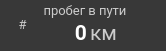
     <widget class="QFrame" name="f_dist_trip">
      <property name="geometry">
       <rect>
        <x>20</x>
        <y>260</y>
        <width>166</width>
        <height>51</height>
       </rect>
      </property>
      <property name="minimumSize">
       <size>
        <width>166</width>
        <height>51</height>
       </size>
      </property>
      <property name="maximumSize">
       <size>
        <width>166</width>
        <height>51</height>
       </size>
      </property>
      <property name="styleSheet">
       <string notr="true">background-color: #383838;
border-radius: 20px;</string>
      </property>
      <property name="frameShape">
       <enum>QFrame::StyledPanel</enum>
      </property>
      <property name="frameShadow">
       <enum>QFrame::Raised</enum>
      </property>
      <widget class="QLabel" name="stat_dist_trip_text">
       <property name="geometry">
        <rect>
         <x>30</x>
         <y>0</y>
         <width>110</width>
         <height>20</height>
        </rect>
       </property>
       <property name="minimumSize">
        <size>
         <width>110</width>
         <height>20</height>
        </size>
       </property>
       <property name="maximumSize">
        <size>
         <width>110</width>
         <height>20</height>
        </size>
       </property>
       <property name="palette">
        <palette>
         <active>
          <colorrole role="WindowText">
           <brush brushstyle="SolidPattern">
            <color alpha="255">
             <red>204</red>
             <green>204</green>
             <blue>204</blue>
            </color>
           </brush>
          </colorrole>
          <colorrole role="Button">
           <brush brushstyle="SolidPattern">
            <color alpha="255">
             <red>56</red>
             <green>56</green>
             <blue>56</blue>
            </color>
           </brush>
          </colorrole>
          <colorrole role="Text">
           <brush brushstyle="SolidPattern">
            <color alpha="255">
             <red>204</red>
             <green>204</green>
             <blue>204</blue>
            </color>
           </brush>
          </colorrole>
          <colorrole role="ButtonText">
           <brush brushstyle="SolidPattern">
            <color alpha="255">
             <red>204</red>
             <green>204</green>
             <blue>204</blue>
            </color>
           </brush>
          </colorrole>
          <colorrole role="Base">
           <brush brushstyle="SolidPattern">
            <color alpha="255">
             <red>56</red>
             <green>56</green>
             <blue>56</blue>
            </color>
           </brush>
          </colorrole>
          <colorrole role="Window">
           <brush brushstyle="SolidPattern">
            <color alpha="255">
             <red>56</red>
             <green>56</green>
             <blue>56</blue>
            </color>
           </brush>
          </colorrole>
         </active>
         <inactive>
          <colorrole role="WindowText">
           <brush brushstyle="SolidPattern">
            <color alpha="255">
             <red>204</red>
             <green>204</green>
             <blue>204</blue>
            </color>
           </brush>
          </colorrole>
          <colorrole role="Button">
           <brush brushstyle="SolidPattern">
            <color alpha="255">
             <red>56</red>
             <green>56</green>
             <blue>56</blue>
            </color>
           </brush>
          </colorrole>
          <colorrole role="Text">
           <brush brushstyle="SolidPattern">
            <color alpha="255">
             <red>204</red>
             <green>204</green>
             <blue>204</blue>
            </color>
           </brush>
          </colorrole>
          <colorrole role="ButtonText">
           <brush brushstyle="SolidPattern">
            <color alpha="255">
             <red>204</red>
             <green>204</green>
             <blue>204</blue>
            </color>
           </brush>
          </colorrole>
          <colorrole role="Base">
           <brush brushstyle="SolidPattern">
            <color alpha="255">
             <red>56</red>
             <green>56</green>
             <blue>56</blue>
            </color>
           </brush>
          </colorrole>
          <colorrole role="Window">
           <brush brushstyle="SolidPattern">
            <color alpha="255">
             <red>56</red>
             <green>56</green>
             <blue>56</blue>
            </color>
           </brush>
          </colorrole>
         </inactive>
         <disabled>
          <colorrole role="WindowText">
           <brush brushstyle="SolidPattern">
            <color alpha="255">
             <red>204</red>
             <green>204</green>
             <blue>204</blue>
            </color>
           </brush>
          </colorrole>
          <colorrole role="Button">
           <brush brushstyle="SolidPattern">
            <color alpha="255">
             <red>56</red>
             <green>56</green>
             <blue>56</blue>
            </color>
           </brush>
          </colorrole>
          <colorrole role="Text">
           <brush brushstyle="SolidPattern">
            <color alpha="255">
             <red>204</red>
             <green>204</green>
             <blue>204</blue>
            </color>
           </brush>
          </colorrole>
          <colorrole role="ButtonText">
           <brush brushstyle="SolidPattern">
            <color alpha="255">
             <red>204</red>
             <green>204</green>
             <blue>204</blue>
            </color>
           </brush>
          </colorrole>
          <colorrole role="Base">
           <brush brushstyle="SolidPattern">
            <color alpha="255">
             <red>56</red>
             <green>56</green>
             <blue>56</blue>
            </color>
           </brush>
          </colorrole>
          <colorrole role="Window">
           <brush brushstyle="SolidPattern">
            <color alpha="255">
             <red>56</red>
             <green>56</green>
             <blue>56</blue>
            </color>
           </brush>
          </colorrole>
         </disabled>
        </palette>
       </property>
       <property name="font">
        <font>
         <family>Roboto</family>
         <pointsize>10</pointsize>
        </font>
       </property>
       <property name="styleSheet">
        <string notr="true">color: #CCCCCC;</string>
       </property>
       <property name="text">
        <string>пробег в пути</string>
       </property>
       <property name="alignment">
        <set>Qt::AlignCenter</set>
       </property>
      </widget>
      <widget class="QLabel" name="stat_dist_trip">
       <property name="geometry">
        <rect>
         <x>42</x>
         <y>20</y>
         <width>45</width>
         <height>25</height>
        </rect>
       </property>
       <property name="minimumSize">
        <size>
         <width>45</width>
         <height>25</height>
        </size>
       </property>
       <property name="maximumSize">
        <size>
         <width>45</width>
         <height>25</height>
        </size>
       </property>
       <property name="palette">
        <palette>
         <active>
          <colorrole role="WindowText">
           <brush brushstyle="SolidPattern">
            <color alpha="255">
             <red>255</red>
             <green>255</green>
             <blue>255</blue>
            </color>
           </brush>
          </colorrole>
          <colorrole role="Button">
           <brush brushstyle="SolidPattern">
            <color alpha="255">
             <red>56</red>
             <green>56</green>
             <blue>56</blue>
            </color>
           </brush>
          </colorrole>
          <colorrole role="Text">
           <brush brushstyle="SolidPattern">
            <color alpha="255">
             <red>255</red>
             <green>255</green>
             <blue>255</blue>
            </color>
           </brush>
          </colorrole>
          <colorrole role="ButtonText">
           <brush brushstyle="SolidPattern">
            <color alpha="255">
             <red>255</red>
             <green>255</green>
             <blue>255</blue>
            </color>
           </brush>
          </colorrole>
          <colorrole role="Base">
           <brush brushstyle="SolidPattern">
            <color alpha="255">
             <red>56</red>
             <green>56</green>
             <blue>56</blue>
            </color>
           </brush>
          </colorrole>
          <colorrole role="Window">
           <brush brushstyle="SolidPattern">
            <color alpha="255">
             <red>56</red>
             <green>56</green>
             <blue>56</blue>
            </color>
           </brush>
          </colorrole>
         </active>
         <inactive>
          <colorrole role="WindowText">
           <brush brushstyle="SolidPattern">
            <color alpha="255">
             <red>255</red>
             <green>255</green>
             <blue>255</blue>
            </color>
           </brush>
          </colorrole>
          <colorrole role="Button">
           <brush brushstyle="SolidPattern">
            <color alpha="255">
             <red>56</red>
             <green>56</green>
             <blue>56</blue>
            </color>
           </brush>
          </colorrole>
          <colorrole role="Text">
           <brush brushstyle="SolidPattern">
            <color alpha="255">
             <red>255</red>
             <green>255</green>
             <blue>255</blue>
            </color>
           </brush>
          </colorrole>
          <colorrole role="ButtonText">
           <brush brushstyle="SolidPattern">
            <color alpha="255">
             <red>255</red>
             <green>255</green>
             <blue>255</blue>
            </color>
           </brush>
          </colorrole>
          <colorrole role="Base">
           <brush brushstyle="SolidPattern">
            <color alpha="255">
             <red>56</red>
             <green>56</green>
             <blue>56</blue>
            </color>
           </brush>
          </colorrole>
          <colorrole role="Window">
           <brush brushstyle="SolidPattern">
            <color alpha="255">
             <red>56</red>
             <green>56</green>
             <blue>56</blue>
            </color>
           </brush>
          </colorrole>
         </inactive>
         <disabled>
          <colorrole role="WindowText">
           <brush brushstyle="SolidPattern">
            <color alpha="255">
             <red>255</red>
             <green>255</green>
             <blue>255</blue>
            </color>
           </brush>
          </colorrole>
          <colorrole role="Button">
           <brush brushstyle="SolidPattern">
            <color alpha="255">
             <red>56</red>
             <green>56</green>
             <blue>56</blue>
            </color>
           </brush>
          </colorrole>
          <colorrole role="Text">
           <brush brushstyle="SolidPattern">
            <color alpha="255">
             <red>255</red>
             <green>255</green>
             <blue>255</blue>
            </color>
           </brush>
          </colorrole>
          <colorrole role="ButtonText">
           <brush brushstyle="SolidPattern">
            <color alpha="255">
             <red>255</red>
             <green>255</green>
             <blue>255</blue>
            </color>
           </brush>
          </colorrole>
          <colorrole role="Base">
           <brush brushstyle="SolidPattern">
            <color alpha="255">
             <red>56</red>
             <green>56</green>
             <blue>56</blue>
            </color>
           </brush>
          </colorrole>
          <colorrole role="Window">
           <brush brushstyle="SolidPattern">
            <color alpha="255">
             <red>56</red>
             <green>56</green>
             <blue>56</blue>
            </color>
           </brush>
          </colorrole>
         </disabled>
        </palette>
       </property>
       <property name="font">
        <font>
         <family>Roboto</family>
         <pointsize>16</pointsize>
         <weight>75</weight>
         <bold>true</bold>
        </font>
       </property>
       <property name="styleSheet">
        <string notr="true">color: rgb(255, 255, 255);</string>
       </property>
       <property name="text">
        <string>0</string>
       </property>
       <property name="alignment">
        <set>Qt::AlignRight|Qt::AlignTrailing|Qt::AlignVCenter</set>
       </property>
      </widget>
      <widget class="QLabel" name="stat_dist_trip_unit">
       <property name="geometry">
        <rect>
         <x>90</x>
         <y>20</y>
         <width>70</width>
         <height>25</height>
        </rect>
       </property>
       <property name="minimumSize">
        <size>
         <width>70</width>
         <height>25</height>
        </size>
       </property>
       <property name="maximumSize">
        <size>
         <width>70</width>
         <height>25</height>
        </size>
       </property>
       <property name="palette">
        <palette>
         <active>
          <colorrole role="WindowText">
           <brush brushstyle="SolidPattern">
            <color alpha="255">
             <red>204</red>
             <green>204</green>
             <blue>204</blue>
            </color>
           </brush>
          </colorrole>
          <colorrole role="Button">
           <brush brushstyle="SolidPattern">
            <color alpha="0">
             <red>255</red>
             <green>255</green>
             <blue>255</blue>
            </color>
           </brush>
          </colorrole>
          <colorrole role="Text">
           <brush brushstyle="SolidPattern">
            <color alpha="255">
             <red>204</red>
             <green>204</green>
             <blue>204</blue>
            </color>
           </brush>
          </colorrole>
          <colorrole role="ButtonText">
           <brush brushstyle="SolidPattern">
            <color alpha="255">
             <red>204</red>
             <green>204</green>
             <blue>204</blue>
            </color>
           </brush>
          </colorrole>
          <colorrole role="Base">
           <brush brushstyle="SolidPattern">
            <color alpha="0">
             <red>255</red>
             <green>255</green>
             <blue>255</blue>
            </color>
           </brush>
          </colorrole>
          <colorrole role="Window">
           <brush brushstyle="SolidPattern">
            <color alpha="0">
             <red>255</red>
             <green>255</green>
             <blue>255</blue>
            </color>
           </brush>
          </colorrole>
         </active>
         <inactive>
          <colorrole role="WindowText">
           <brush brushstyle="SolidPattern">
            <color alpha="255">
             <red>204</red>
             <green>204</green>
             <blue>204</blue>
            </color>
           </brush>
          </colorrole>
          <colorrole role="Button">
           <brush brushstyle="SolidPattern">
            <color alpha="0">
             <red>255</red>
             <green>255</green>
             <blue>255</blue>
            </color>
           </brush>
          </colorrole>
          <colorrole role="Text">
           <brush brushstyle="SolidPattern">
            <color alpha="255">
             <red>204</red>
             <green>204</green>
             <blue>204</blue>
            </color>
           </brush>
          </colorrole>
          <colorrole role="ButtonText">
           <brush brushstyle="SolidPattern">
            <color alpha="255">
             <red>204</red>
             <green>204</green>
             <blue>204</blue>
            </color>
           </brush>
          </colorrole>
          <colorrole role="Base">
           <brush brushstyle="SolidPattern">
            <color alpha="0">
             <red>255</red>
             <green>255</green>
             <blue>255</blue>
            </color>
           </brush>
          </colorrole>
          <colorrole role="Window">
           <brush brushstyle="SolidPattern">
            <color alpha="0">
             <red>255</red>
             <green>255</green>
             <blue>255</blue>
            </color>
           </brush>
          </colorrole>
         </inactive>
         <disabled>
          <colorrole role="WindowText">
           <brush brushstyle="SolidPattern">
            <color alpha="255">
             <red>204</red>
             <green>204</green>
             <blue>204</blue>
            </color>
           </brush>
          </colorrole>
          <colorrole role="Button">
           <brush brushstyle="SolidPattern">
            <color alpha="0">
             <red>255</red>
             <green>255</green>
             <blue>255</blue>
            </color>
           </brush>
          </colorrole>
          <colorrole role="Text">
           <brush brushstyle="SolidPattern">
            <color alpha="255">
             <red>204</red>
             <green>204</green>
             <blue>204</blue>
            </color>
           </brush>
          </colorrole>
          <colorrole role="ButtonText">
           <brush brushstyle="SolidPattern">
            <color alpha="255">
             <red>204</red>
             <green>204</green>
             <blue>204</blue>
            </color>
           </brush>
          </colorrole>
          <colorrole role="Base">
           <brush brushstyle="SolidPattern">
            <color alpha="0">
             <red>255</red>
             <green>255</green>
             <blue>255</blue>
            </color>
           </brush>
          </colorrole>
          <colorrole role="Window">
           <brush brushstyle="SolidPattern">
            <color alpha="0">
             <red>255</red>
             <green>255</green>
             <blue>255</blue>
            </color>
           </brush>
          </colorrole>
         </disabled>
        </palette>
       </property>
       <property name="font">
        <font>
         <family>Roboto</family>
         <pointsize>16</pointsize>
        </font>
       </property>
       <property name="styleSheet">
        <string notr="true">color: #CCCCCC;
background-color: rgba(255, 255, 255, 0);</string>
       </property>
       <property name="text">
        <string>км</string>
       </property>
       <property name="alignment">
        <set>Qt::AlignLeading|Qt::AlignLeft|Qt::AlignVCenter</set>
       </property>
      </widget>
      <widget class="QLabel" name="stat_dist_trip_icon">
       <property name="geometry">
        <rect>
         <x>10</x>
         <y>12</y>
         <width>25</width>
         <height>25</height>
        </rect>
       </property>
       <property name="palette">
        <palette>
         <active>
          <colorrole role="WindowText">
           <brush brushstyle="SolidPattern">
            <color alpha="255">
             <red>204</red>
             <green>204</green>
             <blue>204</blue>
            </color>
           </brush>
          </colorrole>
          <colorrole role="Button">
           <brush brushstyle="SolidPattern">
            <color alpha="255">
             <red>56</red>
             <green>56</green>
             <blue>56</blue>
            </color>
           </brush>
          </colorrole>
          <colorrole role="Text">
           <brush brushstyle="SolidPattern">
            <color alpha="255">
             <red>204</red>
             <green>204</green>
             <blue>204</blue>
            </color>
           </brush>
          </colorrole>
          <colorrole role="ButtonText">
           <brush brushstyle="SolidPattern">
            <color alpha="255">
             <red>204</red>
             <green>204</green>
             <blue>204</blue>
            </color>
           </brush>
          </colorrole>
          <colorrole role="Base">
           <brush brushstyle="SolidPattern">
            <color alpha="255">
             <red>56</red>
             <green>56</green>
             <blue>56</blue>
            </color>
           </brush>
          </colorrole>
          <colorrole role="Window">
           <brush brushstyle="SolidPattern">
            <color alpha="255">
             <red>56</red>
             <green>56</green>
             <blue>56</blue>
            </color>
           </brush>
          </colorrole>
         </active>
         <inactive>
          <colorrole role="WindowText">
           <brush brushstyle="SolidPattern">
            <color alpha="255">
             <red>204</red>
             <green>204</green>
             <blue>204</blue>
            </color>
           </brush>
          </colorrole>
          <colorrole role="Button">
           <brush brushstyle="SolidPattern">
            <color alpha="255">
             <red>56</red>
             <green>56</green>
             <blue>56</blue>
            </color>
           </brush>
          </colorrole>
          <colorrole role="Text">
           <brush brushstyle="SolidPattern">
            <color alpha="255">
             <red>204</red>
             <green>204</green>
             <blue>204</blue>
            </color>
           </brush>
          </colorrole>
          <colorrole role="ButtonText">
           <brush brushstyle="SolidPattern">
            <color alpha="255">
             <red>204</red>
             <green>204</green>
             <blue>204</blue>
            </color>
           </brush>
          </colorrole>
          <colorrole role="Base">
           <brush brushstyle="SolidPattern">
            <color alpha="255">
             <red>56</red>
             <green>56</green>
             <blue>56</blue>
            </color>
           </brush>
          </colorrole>
          <colorrole role="Window">
           <brush brushstyle="SolidPattern">
            <color alpha="255">
             <red>56</red>
             <green>56</green>
             <blue>56</blue>
            </color>
           </brush>
          </colorrole>
         </inactive>
         <disabled>
          <colorrole role="WindowText">
           <brush brushstyle="SolidPattern">
            <color alpha="255">
             <red>204</red>
             <green>204</green>
             <blue>204</blue>
            </color>
           </brush>
          </colorrole>
          <colorrole role="Button">
           <brush brushstyle="SolidPattern">
            <color alpha="255">
             <red>56</red>
             <green>56</green>
             <blue>56</blue>
            </color>
           </brush>
          </colorrole>
          <colorrole role="Text">
           <brush brushstyle="SolidPattern">
            <color alpha="255">
             <red>204</red>
             <green>204</green>
             <blue>204</blue>
            </color>
           </brush>
          </colorrole>
          <colorrole role="ButtonText">
           <brush brushstyle="SolidPattern">
            <color alpha="255">
             <red>204</red>
             <green>204</green>
             <blue>204</blue>
            </color>
           </brush>
          </colorrole>
          <colorrole role="Base">
           <brush brushstyle="SolidPattern">
            <color alpha="255">
             <red>56</red>
             <green>56</green>
             <blue>56</blue>
            </color>
           </brush>
          </colorrole>
          <colorrole role="Window">
           <brush brushstyle="SolidPattern">
            <color alpha="255">
             <red>56</red>
             <green>56</green>
             <blue>56</blue>
            </color>
           </brush>
          </colorrole>
         </disabled>
        </palette>
       </property>
       <property name="font">
        <font>
         <family>Roboto</family>
         <pointsize>10</pointsize>
        </font>
       </property>
       <property name="styleSheet">
        <string notr="true">color: #CCCCCC;</string>
       </property>
       <property name="text">
        <string>#</string>
       </property>
       <property name="alignment">
        <set>Qt::AlignCenter</set>
       </property>
      </widget>
     </widget>
